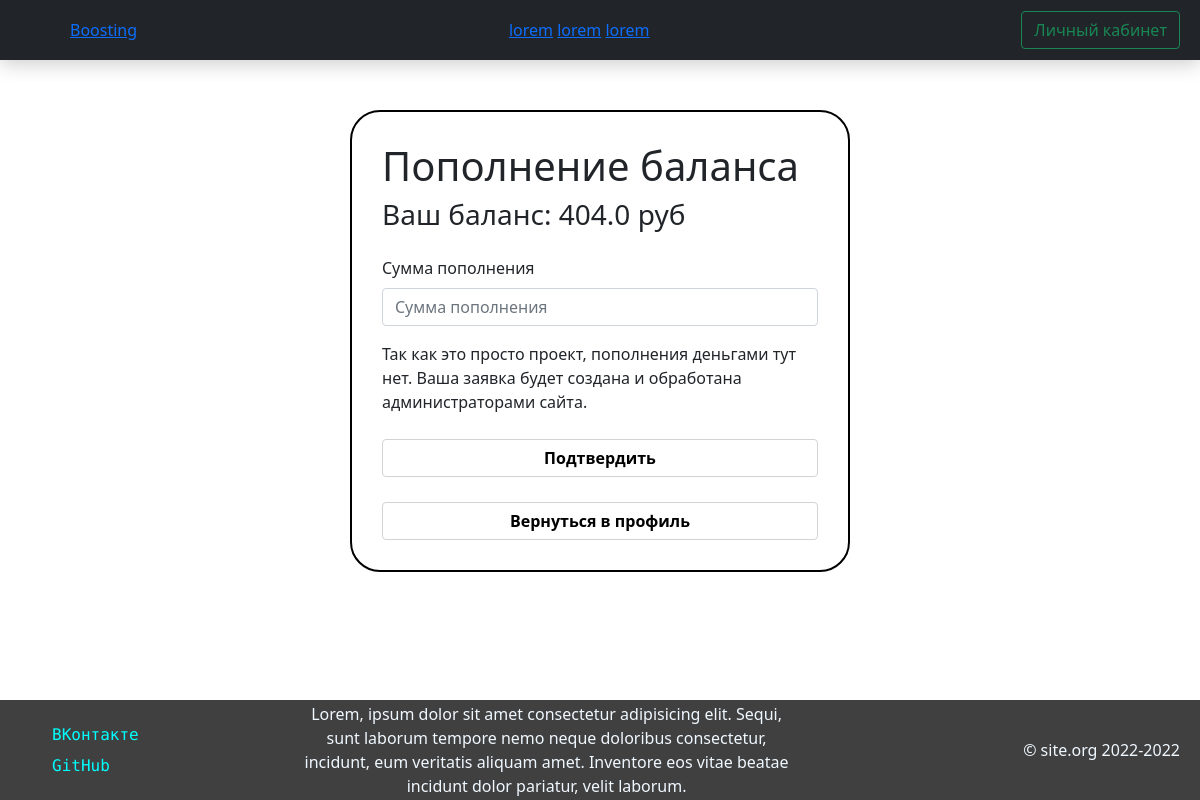
The page /topup (signed in) on the database as committed earlier.
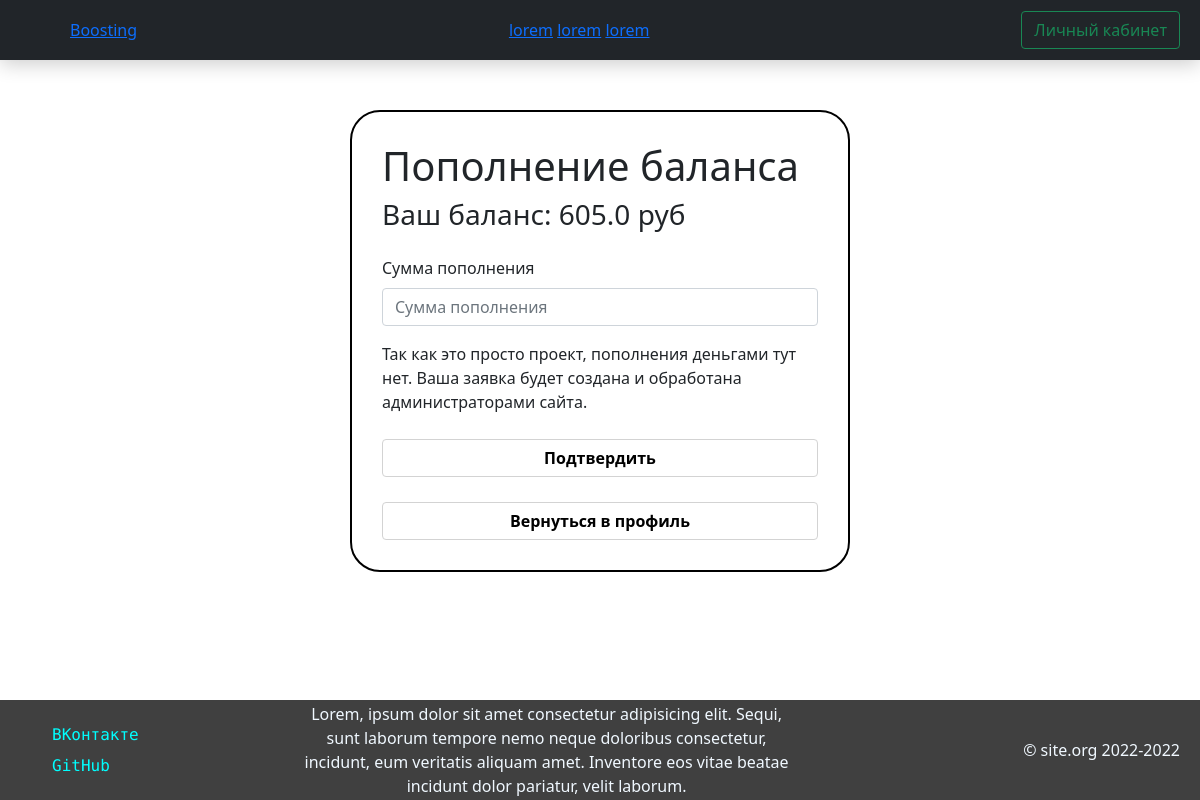
The same page on the database as committed later.
### Site/models.py (models this page shows)
class User(db.Model, UserMixin, SerializerMixin):
    __tablename__ = 'user'
    id = db.Column(db.Integer, primary_key=True)
    login = db.Column(db.String, nullable=False, unique=True)
    email = db.Column(db.String, default="")
    password = db.Column(db.String, nullable=False)
    day = db.Column(db.Integer, nullable=False)
    month = db.Column(db.Integer, nullable=False)
    year = db.Column(db.Integer, nullable=False)
    parent = db.Column(db.Integer, default=-1)
    balance = db.Column(db.Float, default=0)
    orders_id = db.Column(db.String, default="")
    current_orders = db.Column(db.String, default="")
    admin_status = db.Column(db.Integer, default=0)
    is_banned = db.Column(db.Float, default=False)
    until = db.Column(db.String, default="")

### Site/routes.py (the view, shortened to what this page needs)
@app.route('/topup', methods=['GET', 'POST'])
@login_required
def topup():
    usr = User.query.get(current_user.get_id())
    _class = 'info'
    return render_template('topup.html', css=url_for('static', filename='css/topup.css'),
                           user=usr, info_class=_class)

### Site/auth.py (called while the page is built)
@login_manager.user_loader
def load_user(user_id):
    return User.query.get(user_id)

### Site/templates/topup.html (shortened to what this page needs)
{% extends "base.html" %}
{% block head %}
    {{ super() }}
    <link rel="stylesheet" href="{{css|safe}}">
{% endblock %}
{% block container %}
    <div class="topup">
        <h1>Пополнение баланса</h1>
        <h3>Ваш баланс: {{user.balance}} руб</h3>
        <form action="" method="post" enctype="multipart/form-data">
            <div class="balance">
                <label for="topup-input" class="form-label">Сумма пополнения</label>
                <input type="number" step="0.01" class="form-control num-inp" id="topup-input" name="money" placeholder="Сумма пополнения">
            </div>
            <p class="mt-3">
                Так как это просто проект, пополнения деньгами тут нет.
                Ваша заявка будет создана и обработана администраторами сайта.
            </p>
            <button type="submit" class="submit-button">Подтвердить</button>
            <a href="/profile" class="submit-button a-button">Вернуться в профиль</a>
        </form>
    </div>
{% endblock %}

Rows that differ between the two databases and show on the page:
changed User: balance "404.0" → "605.0"
